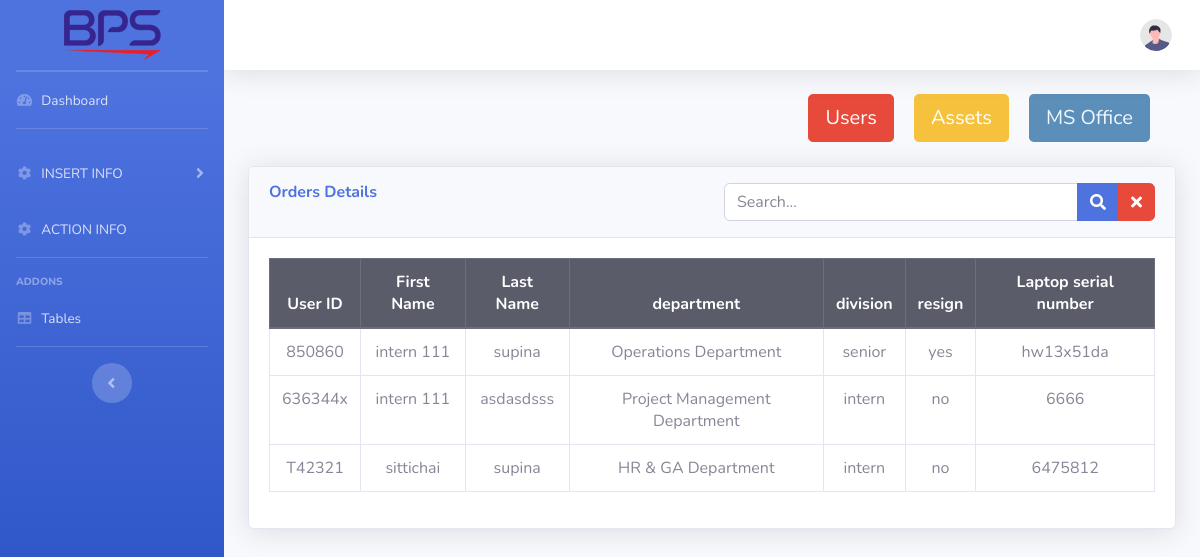
The app's page /admin/index.php with its own data.
### tables this page shows
CREATE TABLE IF NOT EXISTS `users_info` (
  `id` int(11) NOT NULL AUTO_INCREMENT,
  `userid` varchar(100) NOT NULL,
  `firstname` varchar(100) NOT NULL,
  `lastname` varchar(100) NOT NULL,
  `depart` varchar(100) NOT NULL,
  `division` varchar(100) NOT NULL,
  `date` date NOT NULL,
  `resign` varchar(100) NOT NULL,
  `a_id` int(11) DEFAULT NULL,
  PRIMARY KEY (`id`),
  KEY `a_id` (`a_id`),
  CONSTRAINT `users_info_ibfk_1` FOREIGN KEY (`a_id`) REFERENCES `assets` (`a_id`)
);

CREATE TABLE IF NOT EXISTS `assets` (
  `a_id` int(11) NOT NULL AUTO_INCREMENT,
  `assets_id` varchar(255) NOT NULL,
  `assets_name` varchar(255) NOT NULL,
  `assets_type` varchar(255) NOT NULL,
  `assets_model` varchar(255) NOT NULL,
  `assets_serial` varchar(255) NOT NULL,
  `date` date NOT NULL,
  `assets_warranty` varchar(255) NOT NULL,
  PRIMARY KEY (`a_id`) USING BTREE
);

### admin/index.php (the view, shortened to what this page needs)
<?php
echo '
<script src="https://code.jquery.com/jquery-2.1.3.min.js"></script>
<script src="https://cdnjs.cloudflare.com/ajax/libs/sweetalert/1.1.3/sweetalert-dev.js"></script>
<link rel="stylesheet" href="https://cdnjs.cloudflare.com/ajax/libs/sweetalert/1.1.3/sweetalert.css">
';
?>
<!DOCTYPE html>
<html lang="en">
<head>
    <link href="vendor/fontawesome-free/css/all.min.css" rel="stylesheet" type="text/css">
    <link href="css/sb-admin-2.min.css" rel="stylesheet">
</head>
<body id="page-top">
    <div id="wrapper">
        <ul class="navbar-nav bg-gradient-primary sidebar sidebar-dark accordion" id="accordionSidebar">
            <a class="sidebar-brand d-flex align-items-center justify-content-center" href="index.php">
                <img src="../img/logo-header.png" id="icon" alt="User Icon" />
            </a>
            <hr class="sidebar-divider my-0">
            <hr class="sidebar-divider my-0">
            <li class="nav-item">
                <a class="nav-link" href="index.php">
                    <i class="fas fa-fw fa-tachometer-alt"></i>
                    <span class="text-lg">Dashboard</span></a>
            </li>
            <hr class="sidebar-divider">
            <li class="nav-item">
                <a class="nav-link collapsed" href="#" data-toggle="collapse" data-target="#collapseInsert" aria-expanded="true" aria-controls="collapseInsert">
                    <i class="fas fa-fw fa-cog"></i>
                    <span>INSERT INFO</span>
                </a>
            </li>
            <li class="nav-item">
                <a class="nav-link collapsed" href="actioninfo.php">
                    <i class="fas fa-fw fa-cog"></i>
                    <span>ACTION INFO</span>
                </a>
            </li>
            <hr class="sidebar-divider">
            <div class="sidebar-heading">
                Addons
            </div>
            <li class="nav-item">
                <a class="nav-link" href="tables.php">
                    <i class="fas fa-fw fa-table"></i>
                    <span>Tables</span></a>
            </li>
            <hr class="sidebar-divider d-none d-md-block">
            <div class="text-center d-none d-md-inline">
                <button class="rounded-circle border-0" id="sidebarToggle"></button>
            </div>
        </ul>
        <div id="content-wrapper" class="d-flex flex-column">
            <div id="content">
                <nav class="navbar navbar-expand navbar-light bg-white topbar mb-4 static-top shadow">
                    <ul class="navbar-nav ml-auto">
                        <li class="nav-item dropdown no-arrow">
                            <a class="nav-link dropdown-toggle" href="#" id="userDropdown" role="button" data-toggle="dropdown" aria-haspopup="true" aria-expanded="false">
                                <img class="img-profile rounded-circle" src="img/undraw_profile.svg">
                            </a>
                        </li>
                    </ul>
                </nav>
                <div class="row justify-content-end" style="margin-right: 50px;">
                    <div id="div1">
                        <button class="btn btn-danger btn-lg float-right" onclick="Switch()">Users</button>
                    </div>
                    <div style="padding: 10px;"></div>
                    <div id="div2">
                        <button class="btn btn-warning btn-lg float-right" onclick="Switch()">Assets</button>
                    </div>
                    <div style="padding: 10px;"></div>
                    <div id="div3">
                        <button class="btn  btn-lg float-right" style="background-color: #5B8FB9; color:aliceblue" onclick="Switch()">MS Office</button>
                    </div>
                </div>
                <br>
                <div class="container-fluid">
                    <div class="card shadow mb-4">
                        <div class="card-header py-3">
                            <div class="row">
                                <div class="col-md-6">
                                    <h6 class="m-0 font-weight-bold text-primary">Orders Details</h6>
                                </div>
                                <div class="col-md-6">
                                    <div class="input-group">
                                        <input type="text" class="form-control" id="searchInput" placeholder="Search..." onkeyup="searchFunction()">
                                        <div class="input-group-append">
                                            <button class="btn btn-primary" type="button" id="searchButton">
                                                <i class="fas fa-search"></i>
                                            </button>
                                            <button class="btn btn-danger" type="button" id="clearBtn">
                                                <i class="fas fa-times"></i>
                                            </button>
                                        </div>
                                    </div>
                                </div>
                            </div>
                        </div>
                        <div class="card-body" id="users">
                            <div class="table-responsive">
                                <table class="table table-bordered text-center" id="dataTable" width="100%" cellspacing="0">
                                    <thead class="thead-dark">
                                        <tr>
                                            <th>User ID</th>
                                            <th>First Name</th>
                                            <th>Last Name</th>
                                            <th>department</th>
                                            <th>division</th>
                                            <th>resign</th>
                                            <th>Laptop serial number</th>
                                        </tr>
                                    </thead>
                                    <tbody>
                                        <?php
                                        include("../connection.php");
                                        $sql = "SELECT * FROM users_info ui INNER JOIN assets a ON ui.a_id = a.a_id";
                                        $result = mysqli_query($conn, $sql);
                                        if ($result === false) {
                                            echo "Error: " . mysqli_error($conn);
                                        } else {
                                            while ($row = mysqli_fetch_array($result)) {
                                                echo "<tr>";
                                            echo "<td>" . $row['userid'] . "</td>";
                                            echo "<td>" . $row['firstname'] . "</td>";
                                            echo "<td>" . $row['lastname'] . "</td>";
                                            echo "<td>" . $row['depart'] . "</td>";
                                            echo "<td>" . $row['division'] . "</td>";
                                            echo "<td>" . $row['resign'] . "</td>";
                                            echo "<td>" . $row['assets_id'] . "</td>";
                                            echo "</tr>";
                                            }
                                        }
                                        ?>
                                    </tbody>
                                </table>
                            </div>
                        </div>
                    </div>
                </div>
            </div>
        </div>
</body>
</html>

### admin/index.php (style rules this page uses)
#div1, #div2 { float: right !important; }

### records on screen
users_info: userid "850860", firstname "intern 111", lastname "supina", depart "Operations Department", division "senior", resign "yes", a.assets_id "hw13x51da"
users_info: userid "636344x", firstname "intern 111", lastname "asdasdsss", depart "Project Management Department", division "intern", resign "no", a.assets_id "6666"
users_info: userid "T42321", firstname "sittichai", lastname "supina", depart "HR & GA Department", division "intern", resign "no", a.assets_id "6475812"
